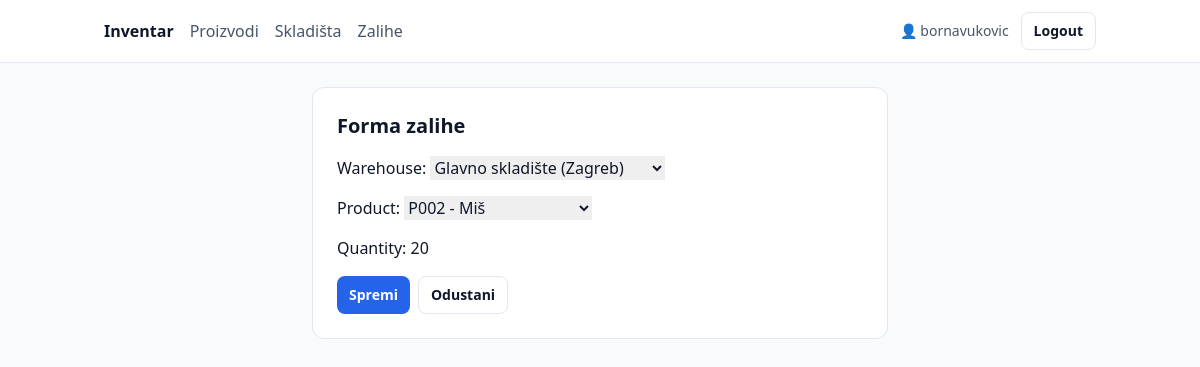
The app's page /stock/2/edit/ (signed in) with its own data.
### inventory/models.py (models this page shows, shortened)
class StockItem(models.Model):
    warehouse = models.ForeignKey(Warehouse, on_delete=models.CASCADE, related_name="stock_items")
    product = models.ForeignKey(Product, on_delete=models.CASCADE, related_name="stock_items")
    quantity = models.PositiveIntegerField(default=0)
    updated_at = models.DateTimeField(auto_now=True)
    class Meta:
        constraints = [
            models.UniqueConstraint(fields=["warehouse", "product"], name="unique_product_per_warehouse")
        ]

### inventory/views.py (the view)
# urls.py: path("stock/<int:pk>/edit/", views.StockItemUpdateView.as_view(), name="stockitem_edit"),
class StockItemUpdateView(LoginRequiredMixin, UpdateView):
    model = StockItem
    fields = ["warehouse", "product", "quantity"]
    template_name = "inventory/stockitem_form.html"
    success_url = reverse_lazy("stockitem_list")

### inventory/models.py (called while the page is built)
    def __str__(self):
        return f"{self.name} ({self.city})"

    def __str__(self):
        return f"{self.sku} - {self.name}"

### templates/inventory/stockitem_form.html (shortened to what this page needs)
{% extends "base.html" %}
{% block content %}
  <div class="max-w-xl mx-auto bg-white border border-slate-200 rounded-xl p-6">
    <h1 class="text-xl font-bold mb-4">Forma zalihe</h1>
    <form method="post" class="space-y-4">
      {{ form.as_p }}
      <div class="flex gap-2">
        <button class="px-3 py-2 rounded-lg bg-blue-600 hover:bg-blue-700 text-white text-sm font-semibold" type="submit">
          Spremi
        </button>
        <a class="px-3 py-2 rounded-lg border border-slate-200 bg-white hover:bg-slate-50 text-sm font-semibold"
           href="{% url 'stockitem_list' %}">
          Odustani
        </a>
      </div>
    </form>
  </div>
{% endblock %}

### templates/base.html (shortened to what this page needs)
<!doctype html>
<html>
<head>
  <script src="https://cdn.tailwindcss.com"></script>
</head>
<body class="bg-slate-50 text-slate-900">
  <nav class="bg-white border-b border-slate-200">
    <div class="max-w-5xl mx-auto px-4 py-3 flex items-center justify-between gap-4">
      <div class="flex items-center gap-4">
        <a href="{% url 'home' %}" class="font-bold text-slate-900">Inventar</a>
        <a href="{% url 'product_list' %}" class="text-slate-600 hover:text-slate-900">Proizvodi</a>
        <a href="{% url 'warehouse_list' %}" class="text-slate-600 hover:text-slate-900">Skladišta</a>
        <a href="{% url 'stockitem_list' %}" class="text-slate-600 hover:text-slate-900">Zalihe</a>
      </div>
      <div class="flex items-center gap-3">
        {% if user.is_authenticated %}
          <span class="text-sm text-slate-600">👤 {{ user.username }}</span>
          <form method="post" action="{% url 'logout' %}">
            <button type="submit"
              class="px-3 py-2 rounded-lg border border-slate-200 bg-white hover:bg-slate-50 text-sm font-semibold">
              Logout
            </button>
          </form>
        {% else %}
          <a href="{% url 'login' %}" class="text-sm font-semibold text-slate-700 hover:text-slate-900">Login</a>
          <a href="{% url 'register' %}"
             class="px-3 py-2 rounded-lg bg-blue-600 hover:bg-blue-700 text-white text-sm font-semibold">
            Registracija
          </a>
        {% endif %}
      </div>
    </div>
  </nav>
  <main class="max-w-5xl mx-auto px-4 py-6">
    {% block content %}{% endblock %}
  </main>
</body>
</html>

### records on screen
StockItem: warehouse "Glavno skladište (Zagreb)", product "P002 - Miš", quantity "20"

### other values on screen
{{ user.username }} "bornavukovic"
